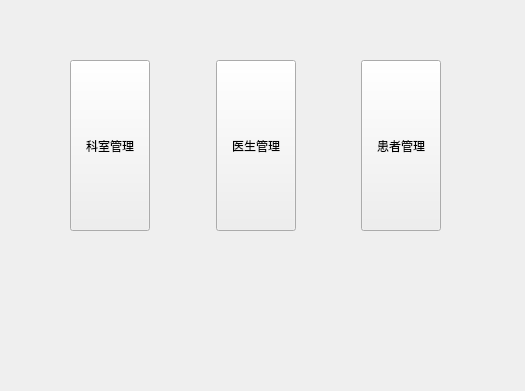
<?xml version="1.0" encoding="UTF-8"?>
<ui version="4.0">
 <class>WelcomeView</class>
 <widget class="QWidget" name="WelcomeView">
  <property name="geometry">
   <rect>
    <x>0</x>
    <y>0</y>
    <width>525</width>
    <height>391</height>
   </rect>
  </property>
  <property name="sizePolicy">
   <sizepolicy hsizetype="Fixed" vsizetype="Preferred">
    <horstretch>0</horstretch>
    <verstretch>0</verstretch>
   </sizepolicy>
  </property>
  <property name="windowTitle">
   <string>欢迎</string>
  </property>
  <widget class="QSplitter" name="splitter">
   <property name="geometry">
    <rect>
     <x>70</x>
     <y>60</y>
     <width>371</width>
     <height>171</height>
    </rect>
   </property>
   <property name="orientation">
    <enum>Qt::Orientation::Vertical</enum>
   </property>
   <widget class="QWidget" name="">
    <layout class="QGridLayout" name="gridLayout">
     <item row="0" column="0">
      <widget class="QPushButton" name="btDepartment">
       <property name="sizePolicy">
        <sizepolicy hsizetype="Preferred" vsizetype="Preferred">
         <horstretch>0</horstretch>
         <verstretch>0</verstretch>
        </sizepolicy>
       </property>
       <property name="text">
        <string>科室管理</string>
       </property>
      </widget>
     </item>
     <item row="0" column="3">
      <spacer name="horizontalSpacer_2">
       <property name="orientation">
        <enum>Qt::Orientation::Horizontal</enum>
       </property>
       <property name="sizeHint" stdset="0">
        <size>
         <width>40</width>
         <height>20</height>
        </size>
       </property>
      </spacer>
     </item>
     <item row="0" column="2">
      <widget class="QPushButton" name="btDoctor">
       <property name="sizePolicy">
        <sizepolicy hsizetype="Preferred" vsizetype="Preferred">
         <horstretch>0</horstretch>
         <verstretch>0</verstretch>
        </sizepolicy>
       </property>
       <property name="text">
        <string>医生管理</string>
       </property>
      </widget>
     </item>
     <item row="0" column="4">
      <widget class="QPushButton" name="btPatient">
       <property name="sizePolicy">
        <sizepolicy hsizetype="Preferred" vsizetype="Preferred">
         <horstretch>0</horstretch>
         <verstretch>0</verstretch>
        </sizepolicy>
       </property>
       <property name="text">
        <string>患者管理</string>
       </property>
      </widget>
     </item>
     <item row="0" column="1">
      <spacer name="horizontalSpacer">
       <property name="orientation">
        <enum>Qt::Orientation::Horizontal</enum>
       </property>
       <property name="sizeHint" stdset="0">
        <size>
         <width>40</width>
         <height>20</height>
        </size>
       </property>
      </spacer>
     </item>
    </layout>
   </widget>
  </widget>
 </widget>
 <resources/>
 <connections/>
</ui>
